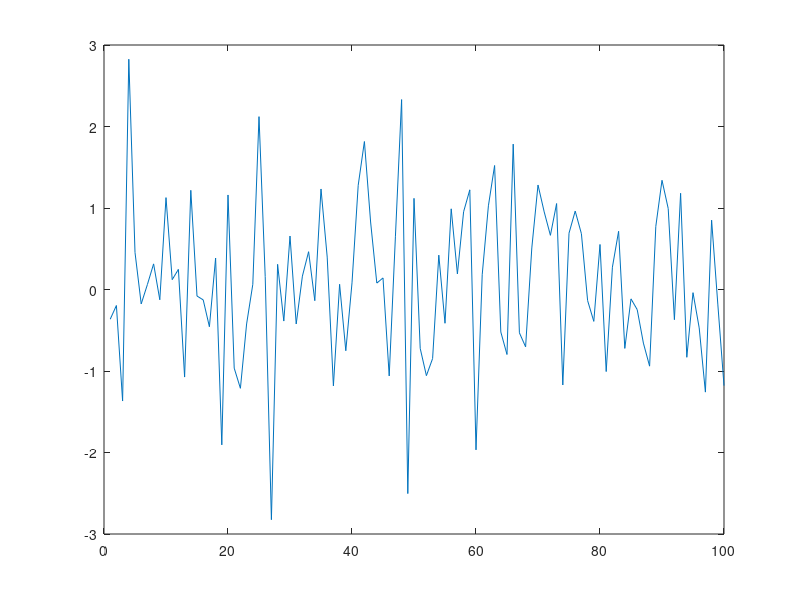

This figure's MATLAB source:
x = normrnd(0, 1, 1, 100);
f = figure;
plot(x);
saveas(f, '/projectnb/mpp-mog/sahand/Perfect_predictor/Report/temp', 'fig');
